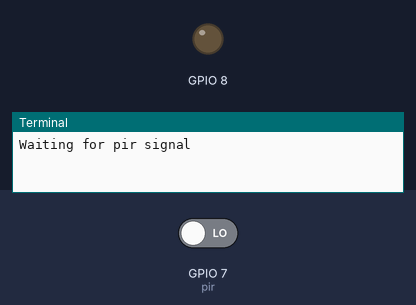
A program run on a simulated Raspberry Pi (BCM pin numbers). Parts: output pins drawn as LEDs (lit = HIGH), the last lines printed to the terminal. Inputs (shaded band) come from the test bench; at power-on: GPIO 7 (pir) LOW.

Above: at 5.0 s.
5.1 s: GPIO 7 (pir) driven HIGH
At 5.9 s:
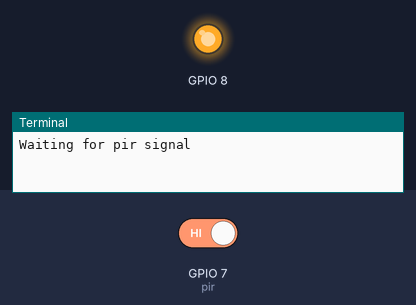
6.7 s: GPIO 7 (pir) driven LOW
At 8.6 s:
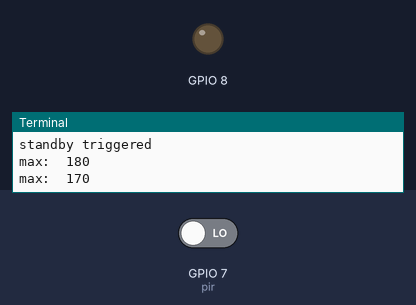
Timing chart, 0 to 10.1 s (numbered marks = the images above; inputs shaded):
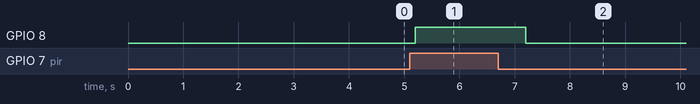

The program:

handdryer.py
```python
'''
Property of Austen II
Raspberry Pi Motion-Activated Fan
feel free to use and modify whatever
we're all here to learn and grow n stuff
'''
# Import libraries
import RPi.GPIO as GPIO
import time

# Python functions
# GPIO Basic Initialization
def init(numtype, pirpin, fanpin):
    checker(numtype, pirpin, fanpin)
    # The only options are BOARD and BCM and the checker would've caught errors
    if numtype.upper() == "BOARD":
        GPIO.setmode(GPIO.BOARD)
    else:
        GPIO.setmode(GPIO.BCM)
    # Sets up the respective pins
    GPIO.setup(pirpin, GPIO.IN)
    GPIO.setup(fanpin, GPIO.OUT, initial=GPIO.LOW) # Just in case :)

# Ensures proper inputs were given to not break stuff (my circuitry is jank)
def checker(numtype, pirpin, fanpin):
    if numtype.upper() == "BOARD":
        GPIO.setmode(GPIO.BOARD)
        invalid_board_numbers = [1, 2, 4, 6, 9, 14, 17, 20, 25, 30, 34, 39]
        problem = 0
        if pirpin in invalid_board_numbers:
            print("PIR sensor is connected to an invalid pin, slow down ;)")
            problem = 1
        if fanpin in invalid_board_numbers:
            print("Fan is connected to an invalid pin, 'cool' your jets :p")
            problem = 1
        if problem == 1:
            exit(1)
    elif numtype.upper() == "BCM":
        GPIO.setmode(GPIO.BCM)
        # Due to what BCM is, it doesn't need to check for invalid numbers
    else:
        print("Invalid board numbering type.")
        exit(1)

def dryer(pirpin, fanpin):
    # The max timer decides the max amount of loops this will run before
    #  this program cleans up. This is because I have a dodgy circuit
    #  and I want to make sure I run the cleanup before it catches fire.
    # The standby variable declares the amount of loops without motion
    #  before the fan turns off and goes back to "standby mode"
    max_timer = 200
    standby = 5
    pause = 0

    while max_timer > 0:
        # No while loops to create a predictable execution time
        if GPIO.input(pirpin) > 0:
            GPIO.output(fanpin, 1)
            pause = standby
        elif pause > 0:
            pause -= 1
            if pause == 0: print("standby triggered")
        else:
            GPIO.output(fanpin, 0)
        max_timer -= 1
        if (max_timer % 10) == 0:
            print("max: ", max_timer)
        time.sleep(0.1)


# Start of program
# Change these variables yourself, I intentionally don't create
#  a whole "hey there, which numbering type / pin would you like to use?" because
#  when I press run I want it to just start rather than ask the same question every
#  time when the circuit is the same circuit that was set up the last 10 times I ran the code.
num = "board"
pir = 7
fan = 8
init(num, pir, fan)
# Could set GPIO.setwarnings(False) but I leave it out so I can break code and learn

print("Waiting for pir signal")
while GPIO.input(pir) < 1:
    time.sleep(0.2)

# And we're on...
dryer(pir, fan)

# Cleanup resources to avoid XK-Class scenarios
#  Note: will only clean up pins that script used.
GPIO.cleanup()
```

Measured:
- after the input at 5.1 s, GPIO 8: LOW → HIGH after 0.10 s
- after the input at 6.7 s, GPIO 8: HIGH → LOW after 0.50 s
